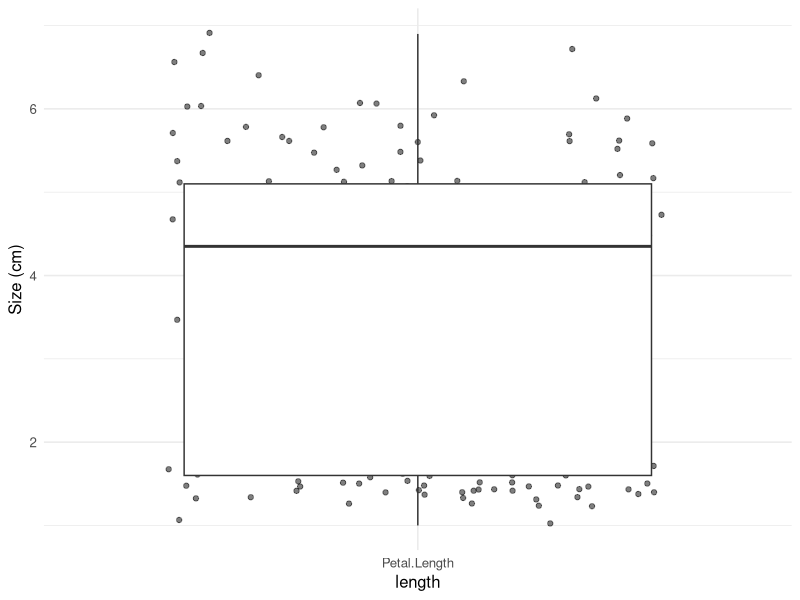
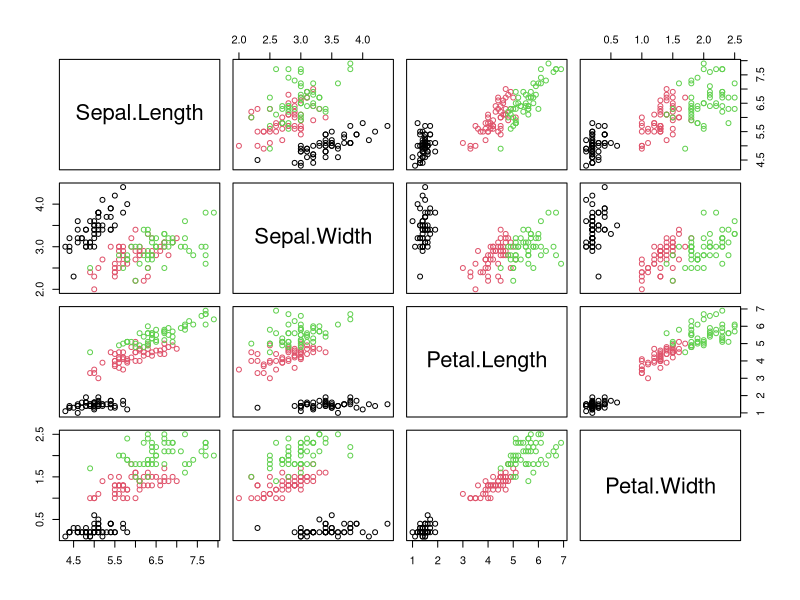

Recreate these plots in R, in order.
## ---- chunk 1
library(tidyverse)
data("iris")
## ---- chunk 2
knitr::opts_chunk$set(echo = TRUE)
## ---- chunk 3
#A) 
# YOUR CODE HERE
longest <- "virginica"
#B)
# YOUR CODE HERE
variable <- "virginica"
## ---- chunk 4
#A)
# YOUR CODE HERE
iris_subset <- subset(iris, 
                      select = c(Sepal.Length,
                                 Sepal.Width,
                                 Petal.Length,
                                 Petal.Width))
par(mfrow = c(1,1))
png("../Figures/base_plot.png", width = 12, height = 12, units = "cm", res = 300)
plot(iris_subset, col = iris$Species)
dev.off()
## ---- chunk 5
#A)
# YOUR CODE HERE
blank <- ggplot(data = iris, aes(x = Species, y = Sepal.Width))
empty_plot <- blank

## ---- chunk 6
# FIX AND IMPLEMENT CODE BELOW
#ggplot(iris, aes(x = Petal.Length, y = Sepal.Lenth), color = "Species")+
 # geom_line(size = Petal.Width)+
  #theme_minimal()

# A)
# YOUR CODE HERE
fixed_traits_plot <- ggplot(data = iris, aes(x = Petal.Length, y = Sepal.Length, color = Species))+ 
  geom_point(aes(size = Petal.Width))+ 
  theme_minimal()

## ---- chunk 7
# FIX AND IMPLEMENT CODE BELOW

#A) 
#ggplot(iris, aes(x = Sepal.Length, y = Sepal.Width, color = Species))+
#  geom_line(alpha = 0.5, aes(as.factor(Petal.Length)))+
#  theme(legend.position = "left")+
#  scale_x_continuous(limits = seq(0,Inf,2))

# YOUR CODE HERE


  

## ---- chunk 8
# YOUR CODE HERE
iris%>%
#A)
# YOUR CODE HERE
pivot_longer(cols = Petal.Length,
             names_to = "length",
             values_to = "measurements")%>%
  ggplot(aes(x = length, y = measurements, fill(iris$Species, direction = c("forestgreen", "skyblue", "maroon"))))+
  geom_jitter(alpha = 0.5)+
  geom_boxplot()+
  theme_minimal(12)+
  labs(y = "Size (cm)")

## ---- chunk 9
# YOUR CODE HERE

#A)
# YOUR CODE HERE

#B)
# YOUR CODE HERE
## ---- chunk 10
#A)
# YOUR CODE HERE
#B)
# YOUR CODE HERE
## ---- chunk 11
#C)
# YOUR CODE HERE
